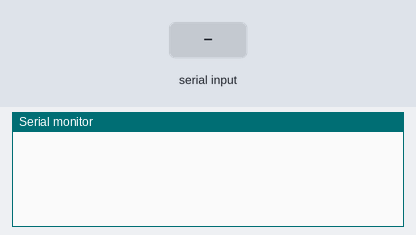
Recording of a sketch running on a simulated Arduino Uno, built with avr-gcc and run on an emulated ATmega328P. Shown: the last lines printed to the serial monitor. The inputs (shaded band) are chosen by the test bench.

Above: at 1.2 s.
1.3 s: "1" received over Serial
At 3.3 s:
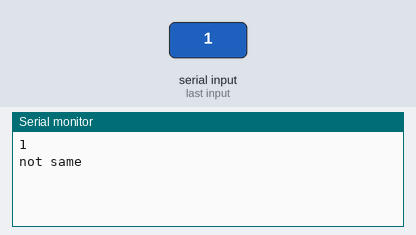
3.8 s: "0" received over Serial
At 5.2 s:
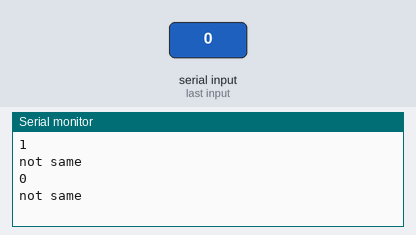
5.3 s: "2" received over Serial
At 7.6 s:
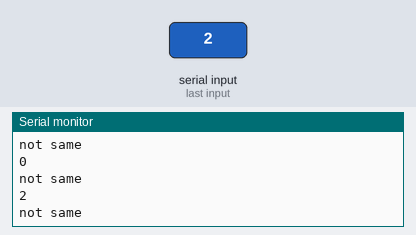

Measured:
- after the input at 1.3 s, the serial monitor: prints a new line after 1.0 s (image 1)
- after the input at 3.8 s, the serial monitor: prints a new line after 1.0 s (image 2)
- after the input at 5.3 s, the serial monitor: prints a new line after 1.0 s (image 3)

The sketch:

sketch_jan21b.ino
```cpp
void setup() {
  // put your setup code here, to run once:
Serial.begin(9600);
}

void loop() {

  // put your main code here, to run repeatedly:
    if(Serial.available()>0){
    String data= Serial.readString();
    Serial.println(data);
    if(data=="a\n"){
     Serial.println("same");
     }else{
      Serial.println("not same");
      }
    }
}
```
